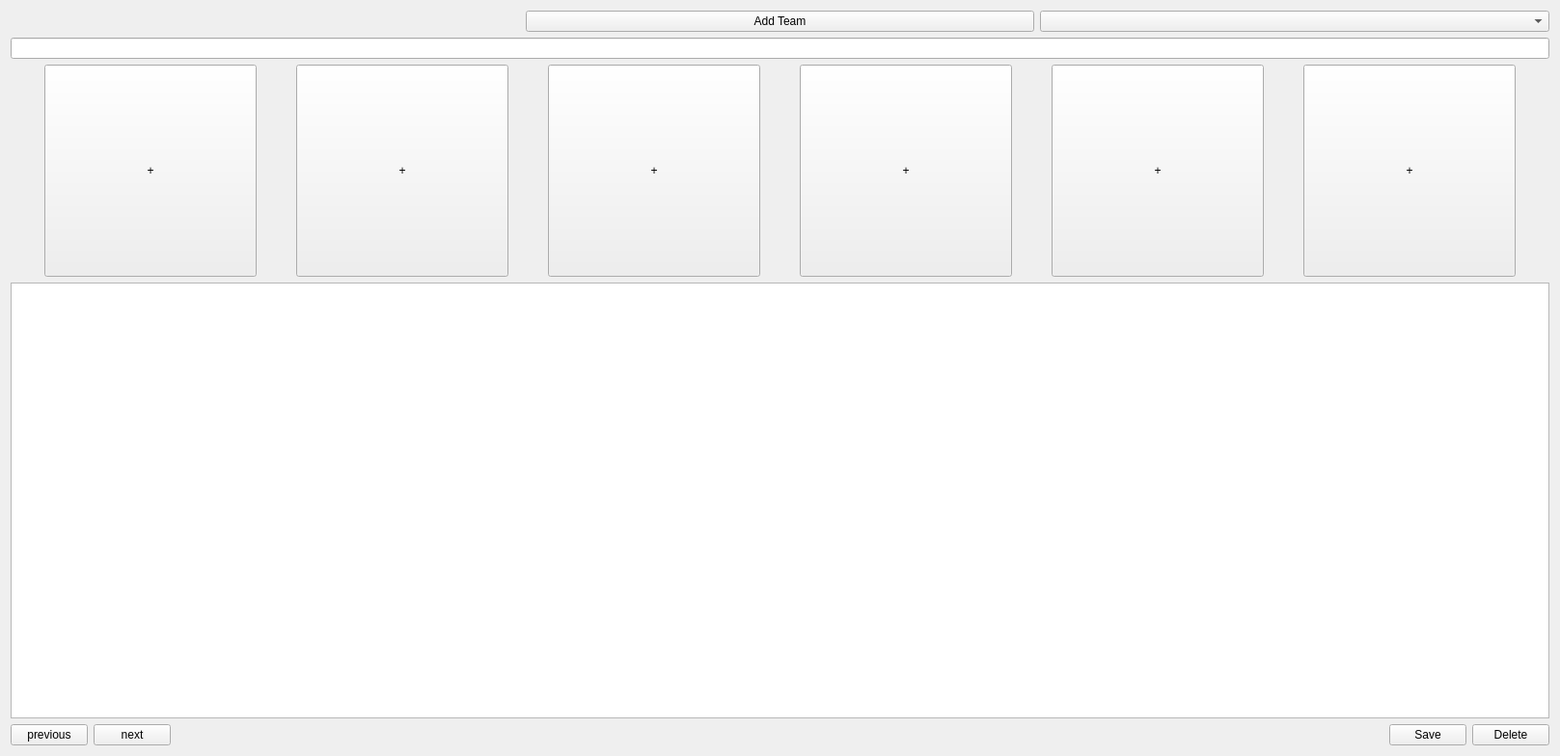
<?xml version="1.0" encoding="UTF-8"?>
<ui version="4.0">
 <class>TeamMenu</class>
 <widget class="QWidget" name="TeamMenu">
  <property name="geometry">
   <rect>
    <x>0</x>
    <y>0</y>
    <width>1617</width>
    <height>784</height>
   </rect>
  </property>
  <property name="windowTitle">
   <string>Form</string>
  </property>
  <layout class="QVBoxLayout" name="verticalLayout">
   <item>
    <layout class="QHBoxLayout" name="horizontalLayout">
     <item>
      <widget class="QLabel" name="label">
       <property name="text">
        <string/>
       </property>
      </widget>
     </item>
     <item>
      <widget class="QPushButton" name="addButton">
       <property name="text">
        <string>Add Team</string>
       </property>
      </widget>
     </item>
     <item>
      <widget class="QComboBox" name="teamsComboBox"/>
     </item>
    </layout>
   </item>
   <item>
    <widget class="QLineEdit" name="lineEdit"/>
   </item>
   <item>
    <layout class="QHBoxLayout" name="monstersHorizontalLayout">
     <item>
      <widget class="QToolButton" name="toolButton0">
       <property name="sizePolicy">
        <sizepolicy hsizetype="Fixed" vsizetype="Fixed">
         <horstretch>0</horstretch>
         <verstretch>0</verstretch>
        </sizepolicy>
       </property>
       <property name="minimumSize">
        <size>
         <width>220</width>
         <height>220</height>
        </size>
       </property>
       <property name="text">
        <string>+</string>
       </property>
      </widget>
     </item>
     <item>
      <widget class="QToolButton" name="toolButton1">
       <property name="sizePolicy">
        <sizepolicy hsizetype="Fixed" vsizetype="Fixed">
         <horstretch>0</horstretch>
         <verstretch>0</verstretch>
        </sizepolicy>
       </property>
       <property name="minimumSize">
        <size>
         <width>220</width>
         <height>220</height>
        </size>
       </property>
       <property name="text">
        <string>+</string>
       </property>
      </widget>
     </item>
     <item>
      <widget class="QToolButton" name="toolButton2">
       <property name="sizePolicy">
        <sizepolicy hsizetype="Fixed" vsizetype="Fixed">
         <horstretch>0</horstretch>
         <verstretch>0</verstretch>
        </sizepolicy>
       </property>
       <property name="minimumSize">
        <size>
         <width>220</width>
         <height>220</height>
        </size>
       </property>
       <property name="text">
        <string>+</string>
       </property>
      </widget>
     </item>
     <item>
      <widget class="QToolButton" name="toolButton3">
       <property name="sizePolicy">
        <sizepolicy hsizetype="Fixed" vsizetype="Fixed">
         <horstretch>0</horstretch>
         <verstretch>0</verstretch>
        </sizepolicy>
       </property>
       <property name="minimumSize">
        <size>
         <width>220</width>
         <height>220</height>
        </size>
       </property>
       <property name="text">
        <string>+</string>
       </property>
      </widget>
     </item>
     <item>
      <widget class="QToolButton" name="toolButton4">
       <property name="sizePolicy">
        <sizepolicy hsizetype="Fixed" vsizetype="Fixed">
         <horstretch>0</horstretch>
         <verstretch>0</verstretch>
        </sizepolicy>
       </property>
       <property name="minimumSize">
        <size>
         <width>220</width>
         <height>220</height>
        </size>
       </property>
       <property name="text">
        <string>+</string>
       </property>
      </widget>
     </item>
     <item>
      <widget class="QToolButton" name="toolButton5">
       <property name="sizePolicy">
        <sizepolicy hsizetype="Fixed" vsizetype="Fixed">
         <horstretch>0</horstretch>
         <verstretch>0</verstretch>
        </sizepolicy>
       </property>
       <property name="minimumSize">
        <size>
         <width>220</width>
         <height>220</height>
        </size>
       </property>
       <property name="text">
        <string>+</string>
       </property>
      </widget>
     </item>
    </layout>
   </item>
   <item>
    <widget class="QTextEdit" name="textEdit">
     <property name="sizePolicy">
      <sizepolicy hsizetype="Expanding" vsizetype="Preferred">
       <horstretch>0</horstretch>
       <verstretch>0</verstretch>
      </sizepolicy>
     </property>
    </widget>
   </item>
   <item>
    <layout class="QHBoxLayout" name="navHorizontalLayout">
     <item>
      <widget class="QPushButton" name="previousButton">
       <property name="text">
        <string>previous</string>
       </property>
      </widget>
     </item>
     <item>
      <widget class="QPushButton" name="nextButton">
       <property name="text">
        <string>next</string>
       </property>
      </widget>
     </item>
     <item>
      <spacer name="horizontalSpacer">
       <property name="orientation">
        <enum>Qt::Horizontal</enum>
       </property>
       <property name="sizeHint" stdset="0">
        <size>
         <width>40</width>
         <height>20</height>
        </size>
       </property>
      </spacer>
     </item>
     <item>
      <widget class="QPushButton" name="editButton">
       <property name="text">
        <string>Save</string>
       </property>
      </widget>
     </item>
     <item>
      <widget class="QPushButton" name="deleteButton">
       <property name="text">
        <string>Delete</string>
       </property>
      </widget>
     </item>
    </layout>
   </item>
  </layout>
 </widget>
 <resources/>
 <connections/>
</ui>
